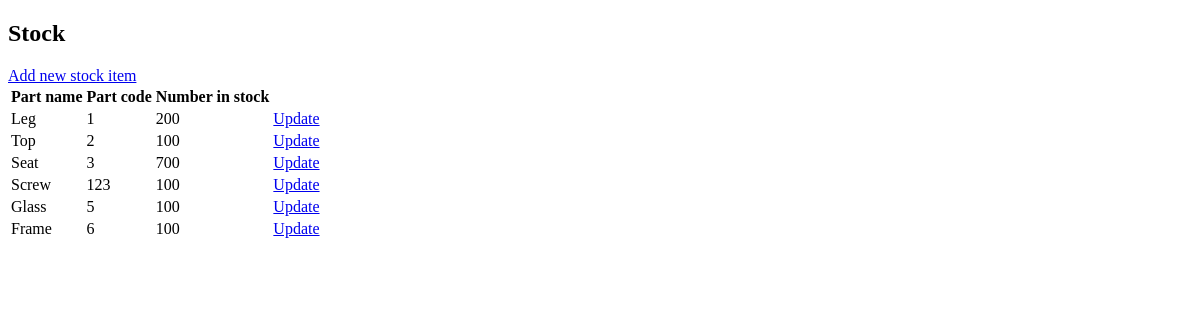
The page /stock/ on the database as committed earlier.
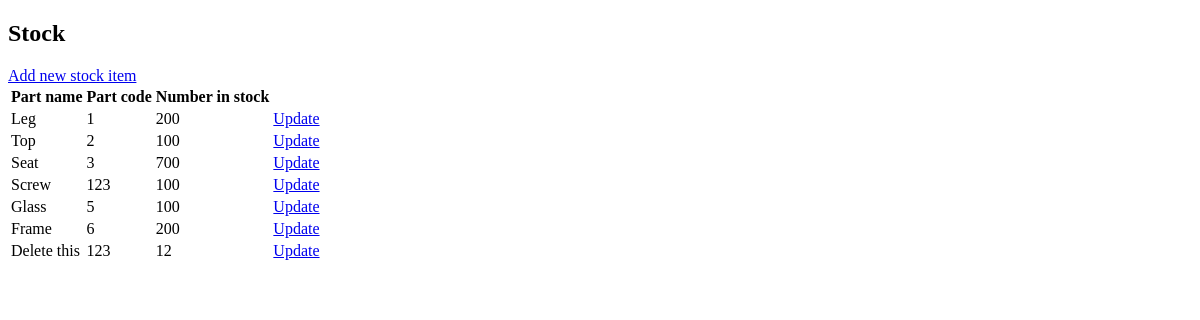
The same page on the database as committed later.
### stock/models.py (models this page shows, shortened)
class Stock(models.Model):
    name = models.CharField(max_length=100)
    code = models.CharField(max_length=100)
    number_in_stock = models.IntegerField()

### stock/views.py (the view)
# urls.py: path('stock/', stock_page, name='stock'),
def stock_page(request):
    stock = Stock.objects.all()
    context = {
        'stock': stock,
    }
    return render(request, 'stock.html', context)

### stock/templates/stock.html (shortened to what this page needs)
<!DOCTYPE html>
<html lang="en">
<head>
</head>
<body>
    <h2>Stock</h2>
    <a href="{% url 'add_new_stock_part' %}">Add new stock item</a>
    <table>
        <tr>
            <th>Part name</th>
            <th>Part code</th>
            <th>Number in stock</th>
            <th></th>
        </tr>
        {% for item in stock %}
            <tr>
                <td>{{ item.name }}</td>
                <td>{{ item.code }}</td>
                <td>{{ item.number_in_stock }}</td>
                <td><a href="{% url 'update-stock' item.pk %}">Update</a></td>
            </tr>
        {% endfor %}
    </table>
</body>
</html>

Rows that differ between the two databases and show on the page:
changed Stock "Frame": number_in_stock "100" → "200"
added Stock: name "Delete this", code "123", number_in_stock "12"
